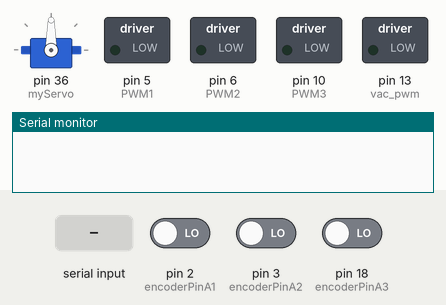
Bench run of a sketch on a simulated Arduino Mega 2560, built with avr-gcc and run on an emulated ATmega2560. On the bench: servo, switched loads named in the sketch (green lamp = pin HIGH), the last lines printed to the serial monitor. The inputs (shaded band) are chosen by the test bench; at power-on: pin 2 (encoderPinA1) LOW, pin 3 (encoderPinA2) LOW, pin 18 (encoderPinA3) LOW.

Above: at 1.2 s.
1.3 s: "<90,45,200>" received over Serial
At 1.7 s:
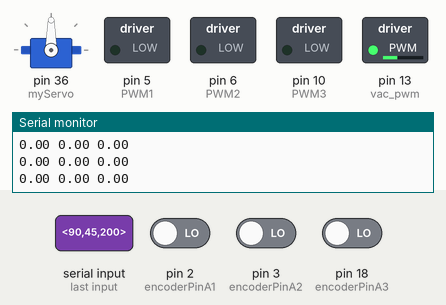
At 8.8 s:
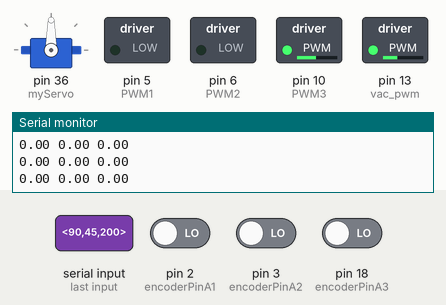
Timing chart, 0 to 21.5 s (numbered marks = the images above; inputs shaded):
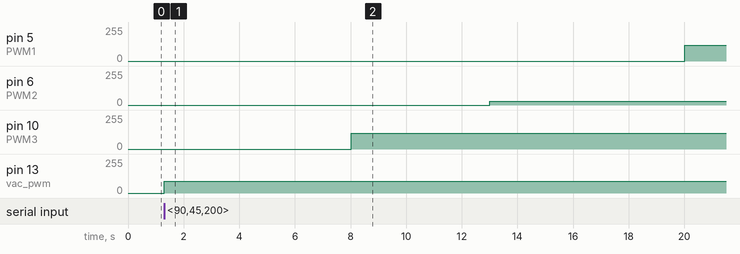

Measured:
- after the input at 1.3 s, pin 5 (PWM1): 0/255 → 120/255 after 18.7 s; pin 6 (PWM2): 0/255 → 29/255 after 11.7 s; pin 10 (PWM3): 0/255 → 120/255 after 6.7 s; pin 13 (vac_pwm): 0/255 → 90/255 at once

The sketch:

MotorRun.ino
```cpp
#include <Servo.h>
#include <avr/io.h>
#include <avr/interrupt.h>
#include <math.h>

#define PWM1 5 //.............
#define PWM2 6 // Enable Pins.
#define PWM3 10 //.............

#define CW1 7 //..............
#define CW2 4 //Int1Pins......
#define CW3 44 //..............

#define CCW1 8 //.............
#define CCW2 9 //Int2Pins.....
#define CCW3 45 //.............

#define encoderPinA1 2 //.............
#define encoderPinB1 22 //            .
#define encoderPinA2 3 // EncoderPins.
#define encoderPinB2 23 //
#define encoderPinA3 18//            .
#define encoderPinB3 24 //.............

#define vac1 30 //...............
#define vac2 31 // VaccumPins
#define vac_pwm 13 //............

#define lim_sw1 11 // ...............
#define lim_sw2 12 // LimitSwitchPins
#define lim_sw3 13 // ...............

volatile float count1 = 0.0,count2 = 0.0,count3 = 0.0;
double setPoint1,setPoint2,setPoint3,actAngle1,actAngle2,actAngle3;
double Error1,Error2,Error3,prvError1,prvError2,prvError3;
double motor1_PWM,motor2_PWM,motor3_PWM;
double InPWM1;
double tol1,tol2,tol3;
double input1,input2,input3;
unsigned long nowTime;
unsigned long prvTime,dt;

// For pyserial
//---------------------------
int val1, val2, val3, val4;
double sub1, sub2, sub3, sub4;
const byte buffSize = 40;
char inputBuffer[buffSize];
const char startMarker = '<';
const char endMarker = '>';
byte bytesRecvd = 0;
boolean readInProgress = false;
boolean newDataFromPC = false;
bool state = false;
char messageFromPC[buffSize] = {0};
//-----------------------------------------

int stage = 0;
int homestate = 0;

Servo myServo;

void receiveData() {
  /*
   * Receives String from Arudino in the format "<"Data",x,y>"
   * The symbols "<" and ">" serves as startMarker and endMarker.
   */

  if(Serial.available() > 0)
  {

    char x = Serial.read();

      // the order of these IF clauses is significant

    if (x == endMarker)
    {

      readInProgress = false;
      newDataFromPC = true;
      inputBuffer[bytesRecvd] = 0;
      parseData();
      state = true;

    }

    if(readInProgress)
    {

      inputBuffer[bytesRecvd] = x;
      bytesRecvd ++;

      if (bytesRecvd == buffSize)
      {
        bytesRecvd = buffSize - 1;

      }
    }

    if (x == startMarker)
    {

      bytesRecvd = 0;
      readInProgress = true;

    }
  }
}

void parseData()
{
   // split the data into its parts

  char *strtokIndx; // this is used by strtok() as an index

  strtokIndx = strtok(inputBuffer,",");      // get the first part - the string, "," is delimiter
  strcpy(messageFromPC, strtokIndx); // copy it to messageFromPC from

  strtokIndx = strtok(NULL, ","); // this continues where the previous call left off
  val1 = atoi(strtokIndx);     // convert this part to an integer

  strtokIndx = strtok(NULL, ",");
  val2 = atoi(strtokIndx);     // convert this part to an integer

  strtokIndx = strtok(NULL, ",");
  val3 = atoi(strtokIndx);     // convert this part to an integer

  strtokIndx = strtok(NULL, ",");
  val4 = atoi(strtokIndx);     // convert this part to an integer

  sub1 = (double)val1;
  sub2 = (double)val2;
  sub3 = (double)val3;
  sub4 = (double)val4;

}

void setup() {

  myServo.attach(36);

  attachInterrupt(digitalPinToInterrupt(2), readEncoder1 ,CHANGE);

  attachInterrupt(digitalPinToInterrupt(3), readEncoder2 ,CHANGE);

  attachInterrupt(digitalPinToInterrupt(18), readEncoder3 ,CHANGE);

  Serial.begin(9600);

  digitalWrite(lim_sw1,HIGH);

  digitalWrite(lim_sw2,HIGH);

  digitalWrite(lim_sw3,HIGH);

}


//Funtions to read encoders------------------------------------------------------------------------------------------------------------------------------------------------------

void readEncoder1()
{

  if(digitalRead(encoderPinA1) == digitalRead(encoderPinB1))
  {

    count1 = count1 - 1;

  }

  else
  {

    count1 = count1 + 1;

  }

}

void readEncoder2()
{

  if(digitalRead(encoderPinA2) == digitalRead(encoderPinB2))
  {

    count2 = count2 - 1;

  }

  else
  {

    count2 = count2 + 1;

  }

}

void readEncoder3()

{

  if(digitalRead(encoderPinA3) == digitalRead(encoderPinB3))
  {

    count3 = count3 - 1;

  }

  else
  {

    count3 = count3 + 1;

  }

}

//Function to calculate PID value...............................................................................................................................................

double cal_PID (volatile float count,double Error,double prvError,double Kp,double Kd,double Ki)

{

  double diffError,intError,motorVolt,myBit;

   diffError = (Error - prvError)/dt;

   intError = (Error + prvError)*dt;

   motorVolt = (Kp*(Error))+(Kd*(diffError))+(Ki*(intError));

   myBit = (abs(motorVolt)/12.0)*255;

   myBit = constrain (myBit,0,120);

   return myBit;

}

//-------------------------------------------------------------------------------------------------------------------------------------------------------------------------------

//Function to drive Motor--------------------------------------------------------------------------------------------------------------------------------------------------------

void driveMotor(double analogValue, double Error, int CW, int CCW, int PWM)
{

    if (Error >= 0.5)
  {

    digitalWrite(CW,HIGH);

    digitalWrite(CCW,LOW);

  }

  else if ( Error <= -0.5 )
  {

    digitalWrite(CW,LOW);

    digitalWrite(CCW,HIGH);

  }

  analogWrite(PWM,analogValue);

}

//Home Funtion------------------------------------------------------------------------------------------------------------------------------------------------------------------------

void Motor_Home()
{

  switch (stage)
  {

   case 0:

    if (digitalRead(lim_sw1) == HIGH)
    {

    digitalWrite(CW3,LOW);

    digitalWrite(CCW3,HIGH);

    analogWrite(PWM3,70);

    }

    else
    {

      stage = 1;

    }

    break;

//................................................

    case 1:

    delay(1000);

    if (digitalRead(lim_sw2) == HIGH)
    {

    digitalWrite(CW1,LOW);

    digitalWrite(CCW1,HIGH);

    analogWrite(PWM1,40);

    }

    else
    {

    digitalWrite(CW1,HIGH);

    digitalWrite(CCW1,LOW);

    analogWrite(PWM1,80);

    delay(200);
    stage = 2;

    }

    break;

//.........................................

    case 2:

    digitalWrite(CW1,LOW);

    digitalWrite(CCW1,LOW);

    analogWrite(PWM1,0);

    delay(1000);

    if (digitalRead(lim_sw3) == HIGH)
    {

    digitalWrite(CW2,LOW);

    digitalWrite(CCW2,HIGH);

    analogWrite(PWM2,50);

    }

    else
    {

      stage = 3;

    }

    break;

//...................................................

    case 3:

    myServo.write(90);

    count1 = 0.0;

    count2 = 0.0;

    count3 = 0.0;

    stage = 4;

    homestate = 1;

    break;

  }

}

//-----------------------------------------------------------------------------------------------------------------------------------------------------------------------------

//-----------------------------------------------------------------------------------------------------------------------------------------------------------------------------

void loop()

{

  receiveData();
  if (state==true)
  {


//    while (homestate == 0)
//
//    {
//
//      Motor_Home();
//
//      if (homestate == 1)
//
//      {
//
//        break;
//
//      }
//
//    }

    tol1 = 4.88;

    tol2 = 4.4;

    tol3 = 0.45;

    actAngle1 = (360.0/3200.00) * count1; //tolerence 4.88

    actAngle2 = (360.0/1100.00) * count2; //tolerence 3.3

    actAngle3 = (360.0/1100.00) * count3;

    Error1 = setPoint1 - actAngle1;

    Error2 = setPoint2 - actAngle2;

    Error3 = setPoint3 - actAngle3;

    nowTime = millis();

    dt = nowTime - prvTime;

    motor1_PWM = cal_PID(count1,Error1,prvError1,0.3,9.0,0.0);
    motor2_PWM = cal_PID(count2,Error2,prvError2,0.32,28.5,0.0);
    motor3_PWM = cal_PID(count3,Error3,prvError3,0.3,9.0,0.00001);

    if ((nowTime/1000) >= 0 && (nowTime/1000) <= 25)
    {

      digitalWrite(vac1, HIGH);
      digitalWrite(vac2, LOW);
      analogWrite(vac_pwm, 90);

      setPoint1 = sub2 - tol1;

      setPoint2 = sub3 + tol2;

      setPoint3 = sub1;


       if ((nowTime/1000) >= 8.0 )
      {

        driveMotor(motor3_PWM,Error3,CW3,CCW3,PWM3);

      }

      if ((nowTime/1000) >= 13.0)
      {

        driveMotor(motor2_PWM,Error2,CW2,CCW2,PWM2);

      }

      if ((nowTime/1000) >= 20.0)
      {

        driveMotor(motor1_PWM,Error1,CW1,CCW1,PWM1);

      }

//      if ((nowTime/1000) >= 22.0)
//      {
//        myServo.write(sub4);
//      }

    }

    else if ((nowTime/1000) >= 24.0)
    {

      setPoint1 = sub2 - tol1;

      setPoint2 = sub3 + tol2;

      setPoint3 = sub1;

      driveMotor(motor3_PWM,Error3,CW3,CCW3,PWM3);
      driveMotor(motor1_PWM,Error1,CW1,CCW1,PWM1);
      driveMotor(motor2_PWM,Error2,CW2,CCW2,PWM2);

    }

    else if ((nowTime/1000) >= 28.0)
    {

      digitalWrite(vac1, LOW);
      digitalWrite(vac2, HIGH);
      analogWrite(vac_pwm, 90);

    }

    prvError1 = Error1;

    prvError2 = Error2;

    prvError3 = Error3;

    prvTime = nowTime;

  Serial.print(actAngle3);

  Serial.print(" ");

  Serial.print(actAngle2);

  Serial.print(" ");

  Serial.println(actAngle1);

  }

  }
```
